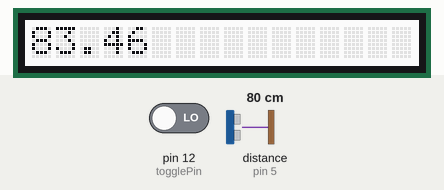
The sketch below on a simulated Arduino Uno, built with avr-gcc and run on an emulated ATmega328P. Shown: 16×1 character LCD. The test bench sets the inputs (shaded band); at power-on: distance to the obstacle (sensor on pin 5) 80 cm, pin 12 (togglePin) LOW. The echo pulse lasts 58.3 µs per cm; what the sketch prints to the serial monitor is not drawn.

Above: at 1.2 s.
1.3 s: distance to the obstacle (sensor on pin 5) set to 120 cm
At 1.8 s:
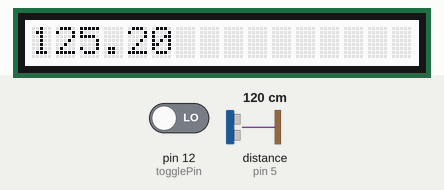
4.3 s: pin 12 (togglePin) driven HIGH
At 5.6 s:
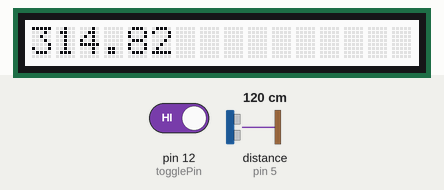
6.1 s: distance to the obstacle (sensor on pin 5) set to 4 cm
At 7.4 s:
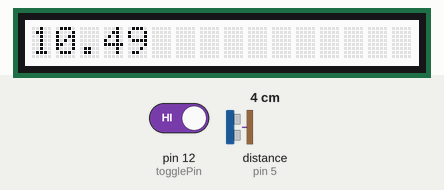
7.7 s: distance to the obstacle (sensor on pin 5) set to 18 cm
At 8.6 s:
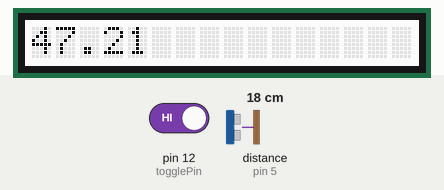
9.3 s: distance to the obstacle (sensor on pin 5) set to 60 cm
At 10.2 s:
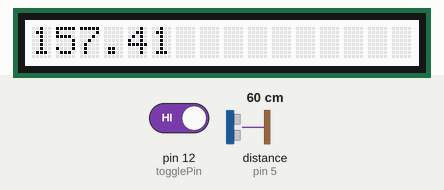
Timing chart, 0 to 11.9 s (numbered marks = the images above; inputs shaded):
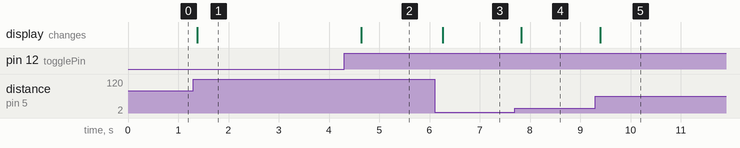

The sketch:

rangefinder.ino
```cpp
// Good work!


#include "rgb_lcd.h"
rgb_lcd lcd;
uint8_t rangePin = 5;
uint8_t togglePin = 12;
uint8_t calibratePin = 3;
uint8_t buttonHold = 0;
uint8_t prevMode = LOW;
uint8_t Mode;
bool State = 0;
bool errorState = 0;

void setup() {
  pinMode(togglePin, INPUT);
  Serial.begin(9600);
  lcd.begin(16, 1);
}

uint64_t rangeFinder(uint8_t rangePin) {
  uint64_t duration;
  digitalWrite(rangePin, LOW);
  pinMode(rangePin, OUTPUT);
  digitalWrite(rangePin, HIGH);
  delayMicroseconds(2);
  digitalWrite(rangePin, LOW);
  pinMode(rangePin, INPUT);
  duration = pulseIn(rangePin, HIGH);
  return duration;
}


float inchConversion() {
  float inch = rangeFinder(rangePin) * 0.01789545;
  return inch;
}

float cmConversion() {
  float cm = rangeFinder(rangePin) * 0.045;
  return cm;
}

void loop() {
  Mode = digitalRead(togglePin);
  if (Mode != prevMode) {
    if (Mode == HIGH) {
      State = !State;
    }
    prevMode = Mode;
  }
  uint64_t rawValue = rangeFinder(rangePin);
  if (rawValue == 2047 || rawValue == 0 || rawValue == 2222) {
    errorState = 1;
    if (rawValue == 2047) {
      lcd.clear();
      lcd.print("ERROR: TOO FAR!");
      lcd.setCursor(1, 1);
      delay(300);
    }
    if (rawValue == 0 || 2222) {  // This should probably be if(rawValue == 0 || rawValue == 2222)
                                  // alternatively since we can only be here if rawValue equals, 0, 2047 or 2222
                                  // you could just have done
                                  // if (rawValue == 2047 || rawValue == 0 || rawValue == 2222) {
                                  //   errorState = 1;
                                  //   if(rawValue == 2047)
                                  //   {
                                  //        ....
                                  //   }
                                  //   else
                                  //   {
                                  //          .....
                                  //   } ETC
      lcd.clear();
      lcd.print("ERROR: INVALID MEASUREMENT!");
      lcd.setCursor(1, 1);
      delay(300);
    }

  }

  else {
    errorState = 0;
  }
  if (State == HIGH && errorState == 0) {
    lcd.clear();
    lcd.print(cmConversion());
    lcd.setCursor(1, 1);
    delay(300);
  }
  if (State == LOW && errorState == 0) {
    lcd.clear();
    lcd.print(inchConversion());
    lcd.setCursor(1, 1);
    delay(300);
  }
  Serial.print("Mode = ");
  Serial.println(Mode);
  Serial.print("prevMode = ");
  Serial.println(digitalRead(prevMode));
  Serial.print("State = ");
  Serial.println(digitalRead(State));
  Serial.print("togglePin = ");
  Serial.println(digitalRead(togglePin));
  Serial.print("Error State = ");
  Serial.println(errorState);
}


//float calibrateMode() {}

//500mm for 1100 pulse
```

Measured:
- after the input at 1.3 s, the display: changes after 0.07 s (image 1)
- after the input at 4.3 s, the display: changes after 0.34 s (image 2)
- after the input at 6.1 s, the display: changes after 0.16 s (image 3)
- after the input at 7.7 s, the display: changes after 0.13 s (image 4)
- after the input at 9.3 s, the display: changes after 0.10 s (image 5)
